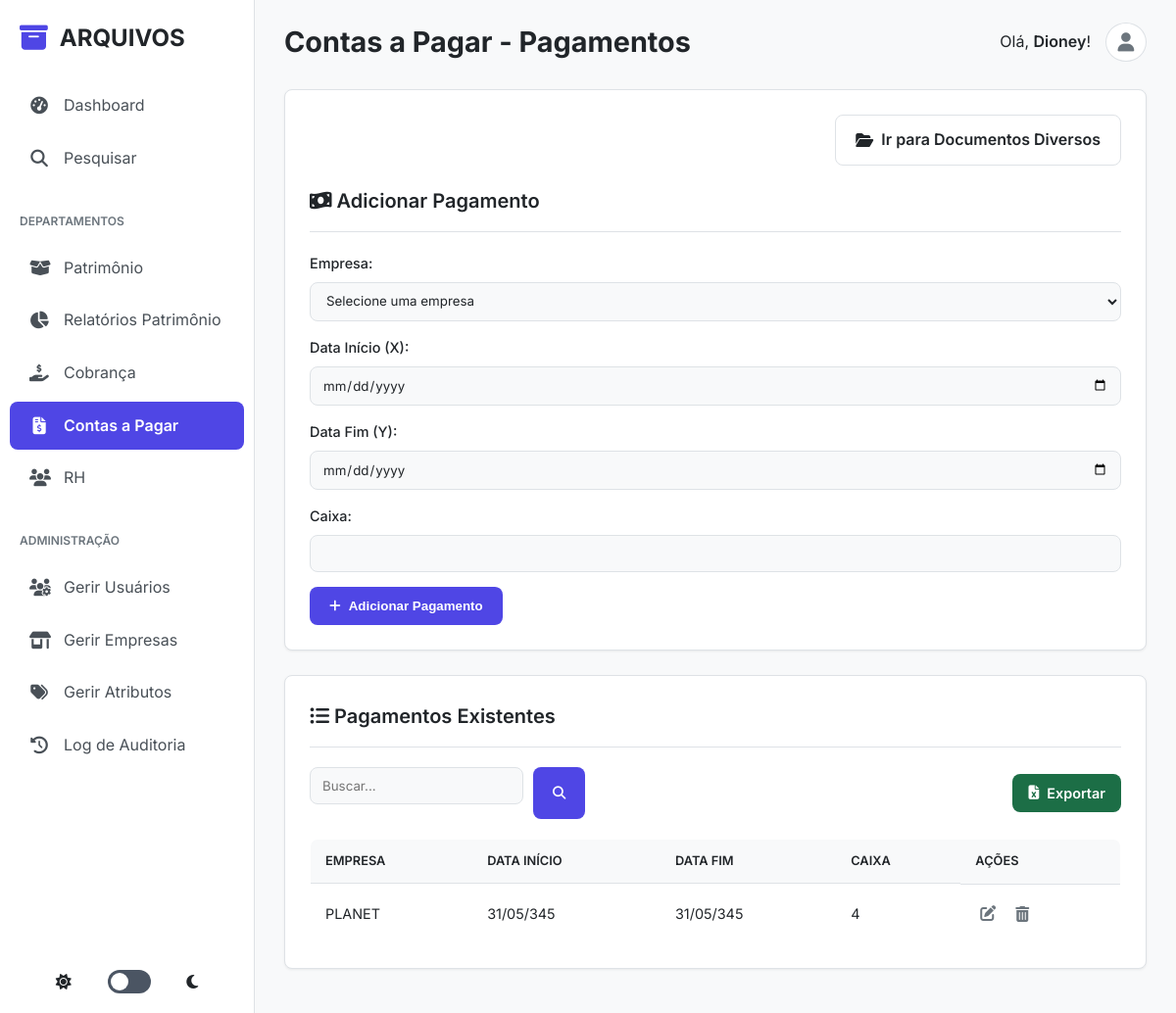
The page /contas_a_pagar/dashboard (signed in) on the database as committed earlier.
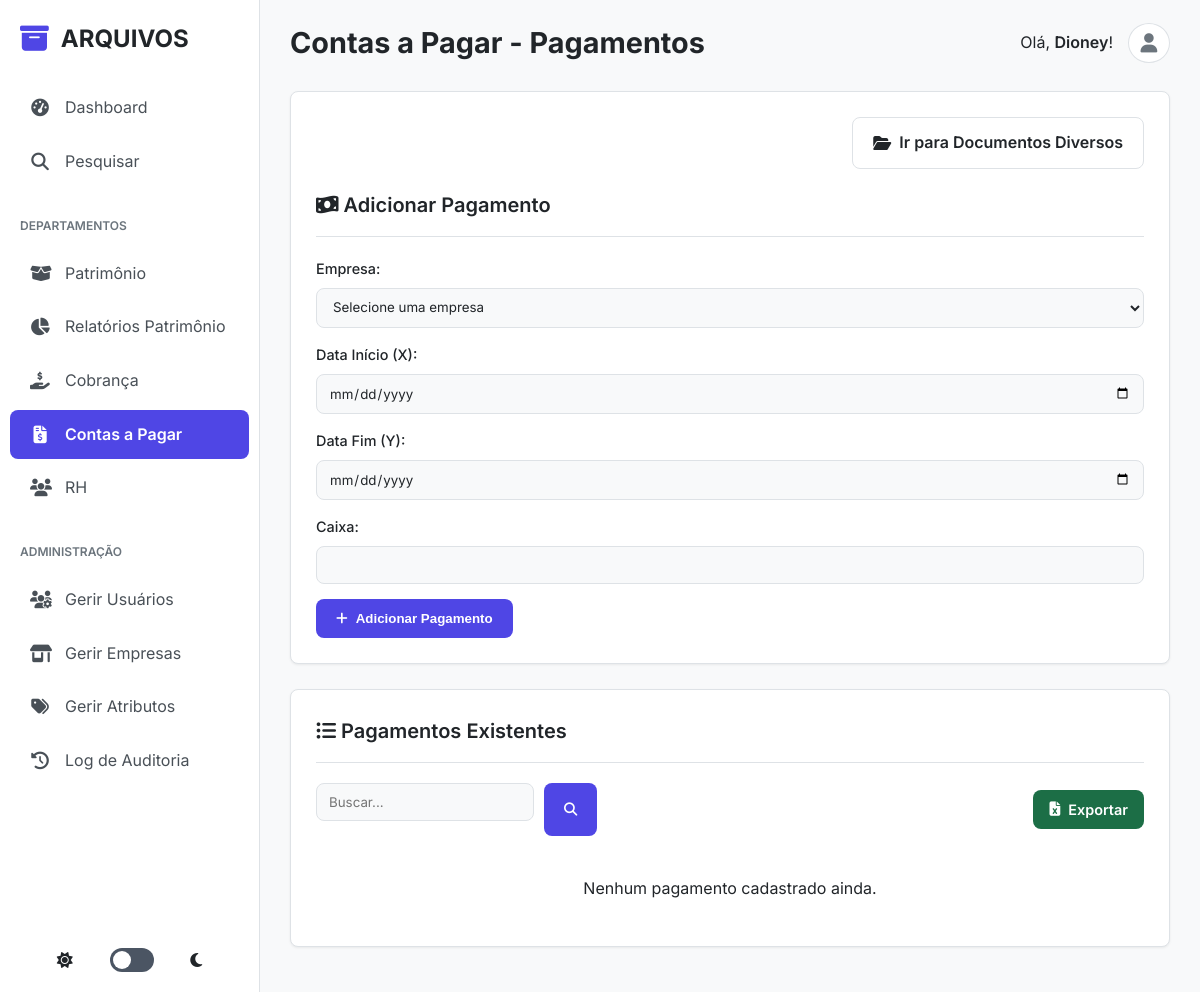
The same page on the database as committed later.
### tables this page shows
CREATE TABLE contas_a_pagar_pagamentos (
            id INTEGER PRIMARY KEY AUTOINCREMENT,
            pagamento_data_inicio TEXT NOT NULL,
            pagamento_data_fim TEXT NOT NULL,
            caixa TEXT NOT NULL,
            store_id INTEGER,
            FOREIGN KEY (store_id) REFERENCES stores(id)
        );

CREATE TABLE stores (
            id INTEGER PRIMARY KEY AUTOINCREMENT,
            name TEXT UNIQUE NOT NULL
        );

### app.py (the view, shortened to what this page needs)
@app.route('/contas_a_pagar/dashboard', methods=['GET', 'POST'])
@login_required
@role_required(['super_admin', 'admin_contas_a_pagar'])
def contas_a_pagar_dashboard():
    page = request.args.get('page', 1, type=int)
    search_query = request.args.get('search', '').strip()
    db = get_db()
    params = []
    where_clauses = []
    if session['role'] != 'super_admin':
        where_clauses.append("p.store_id = ?")
        params.append(session.get('store_id'))
    base_query = "FROM contas_a_pagar_pagamentos p LEFT JOIN stores s ON p.store_id = s.id"
    if where_clauses:
        base_query += " WHERE " + " AND ".join(where_clauses)
    total_items = db.execute(f"SELECT COUNT(p.id) {base_query}", params).fetchone()[0]
    total_pages = (total_items + PER_PAGE - 1) // PER_PAGE if total_items > 0 else 1
    offset = (page - 1) * PER_PAGE
    items = db.execute(f"SELECT p.*, s.name as store_name {base_query} ORDER BY p.id DESC LIMIT ? OFFSET ?", params + [PER_PAGE, offset]).fetchall()
    items_formatted = []
    for item in items:
        item_dict = dict(item)
        try:
            item_dict['pagamento_data_inicio'] = datetime.datetime.strptime(item_dict['pagamento_data_inicio'], '%Y-%m-%d').strftime('%d/%m/%Y')
            item_dict['pagamento_data_fim'] = datetime.datetime.strptime(item_dict['pagamento_data_fim'], '%Y-%m-%d').strftime('%d/%m/%Y')
        except (ValueError, TypeError): pass
        items_formatted.append(item_dict)
    stores = db.execute("SELECT id, name FROM stores ORDER BY name").fetchall() if session['role'] == 'super_admin' else []
    return render_template('contas_a_pagar/contas_a_pagar_dashboard.html', pagamentos=items_formatted, stores=stores, page=page, total_pages=total_pages, search=search_query)

### app.py (called while the page is built)
@app.before_request
def log_request_info():
    print(f"\n>>> REQUISIÇÃO RECEBIDA: {request.method} {request.path}")
    print(f">>> Cabeçalho 'Cookie': {request.headers.get('Cookie')}")
    print(f">>> Sessão no início da requisição: {dict(session)}")

def login_required(f):
    @wraps(f)
    def decorated_function(*args, **kwargs):
        print(f"--- Verificando @login_required para a rota: '{request.endpoint}'")
        if 'logged_in' not in session:
            print(f"--- FALHA em @login_required. Sessão atual: {dict(session)}")
            flash('Você precisa fazer login para acessar esta página.', 'danger')
            return redirect(url_for('admin_login'))
        print(f"--- SUCESSO em @login_required. Usuário '{session.get('username')}' está logado.")
        return f(*args, **kwargs)
    return decorated_function

def is_ajax_request():
    return request.headers.get('X-Requested-With') == 'XMLHttpRequest'

### database.py (called while the page is built)
def get_db():
    if 'db' not in g:
        g.db = sqlite3.connect(DATABASE)
        g.db.row_factory = sqlite3.Row
    return g.db

### templates/contas_a_pagar/contas_a_pagar_dashboard.html (shortened to what this page needs)
{% extends "base.html" %}
{% block page_title %}Contas a Pagar - Pagamentos{% endblock %}
{% block content %}
<div class="card">
    <div style="display: flex; justify-content: flex-end; margin-bottom: 20px;">
         <a href="{{ url_for('documentos_diversos_dashboard') }}" class="button-secondary">
            <i class="fas fa-folder-open"></i> Ir para Documentos Diversos
        </a>
    </div>
    <h2><i class="fas fa-money-bill-wave"></i> Adicionar Pagamento</h2>
    <form action="{{ url_for('contas_a_pagar_dashboard') }}" method="POST">
        {% if session.role == 'super_admin' %}
            <label for="store_id">Empresa:</label>
            <select id="store_id" name="store_id" required>
                <option value="">Selecione uma empresa</option>
            </select>
        {% endif %}
        <label for="pagamento_data_inicio">Data Início (X):</label>
        <input type="date" id="pagamento_data_inicio" name="pagamento_data_inicio" required>
        <label for="pagamento_data_fim">Data Fim (Y):</label>
        <input type="date" id="pagamento_data_fim" name="pagamento_data_fim" required>
        <label for="caixa">Caixa:</label>
        <input type="text" id="caixa" name="caixa" required>
        <button type="submit"><i class="fas fa-plus"></i> Adicionar Pagamento</button>
    </form>
</div>
<div class="card">
    <h2><i class="fas fa-list-ul"></i> Pagamentos Existentes</h2>
     <div class="dashboard-actions">
        <form method="GET" action="{{ url_for('contas_a_pagar_dashboard') }}" class="filter-form">
            <input type="text" name="search" placeholder="Buscar..." value="{{ search or '' }}">
            <button type="submit"><i class="fas fa-search"></i></button>
        </form>
        <a href="{{ url_for('contas_a_pagar_pagamentos_export_excel') }}" class="export-button">
            <i class="fas fa-file-excel"></i> Exportar
        </a>
    </div>
    <div class="table-wrapper">
        {% if pagamentos %}
            <table>
                <thead>
                    <tr>
                        {% if session.role == 'super_admin' %}<th>Empresa</th>{% endif %}
                        <th>Data Início</th>
                        <th>Data Fim</th>
                        <th>Caixa</th>
                        <th>Ações</th>
                    </tr>
                </thead>
                <tbody>
                    {% for item in pagamentos %}
                        <tr>
                            {% if session.role == 'super_admin' %}<td>{{ item.store_name or 'N/A' }}</td>{% endif %}
                            <td>{{ item.pagamento_data_inicio }}</td>
                            <td>{{ item.pagamento_data_fim }}</td>
                            <td>{{ item.caixa }}</td>
                            <td class="actions">
                                <a href="{{ url_for('contas_a_pagar_pagamentos_edit', item_id=item.id) }}" title="Editar" class="edit"><i class="fas fa-edit"></i></a>
                                <form action="{{ url_for('contas_a_pagar_pagamentos_delete', item_id=item.id) }}" method="POST" style="display:inline;" onsubmit="return confirm('Tem certeza?');">
                                    <button type="submit" title="Excluir" class="delete"><i class="fas fa-trash-alt"></i></button>
                                </form>
                            </td>
                        </tr>
                    {% endfor %}
                </tbody>
            </table>
        {% else %}
            <p style="text-align: center; padding: 20px;">Nenhum pagamento cadastrado ainda.</p>
        {% endif %}
    </div>
</div>
{% endblock %}

Rows that differ between the two databases and show on the page:
removed contas_a_pagar_pagamentos: name "PLANET", pagamento_data_inicio "31/05/345", pagamento_data_fim "31/05/345", caixa "4"
Other text that changed with them:
text no longer shown: "EMPRESA DATA INÍCIO DATA FIM CAIXA AÇÕES"
text now shown: "Nenhum pagamento cadastrado ainda."
